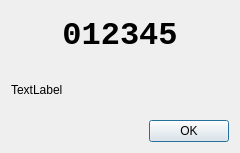
<?xml version="1.0" encoding="UTF-8"?>
<ui version="4.0">
 <class>PinDialog</class>
 <widget class="QDialog" name="PinDialog">
  <property name="geometry">
   <rect>
    <x>0</x>
    <y>0</y>
    <width>240</width>
    <height>153</height>
   </rect>
  </property>
  <property name="minimumSize">
   <size>
    <width>240</width>
    <height>153</height>
   </size>
  </property>
  <property name="maximumSize">
   <size>
    <width>240</width>
    <height>153</height>
   </size>
  </property>
  <property name="windowTitle">
   <string>Enter Pin Code</string>
  </property>
  <property name="windowIcon">
   <iconset>
    <normaloff>../icons/scalable_bluemoon.svg</normaloff>../icons/scalable_bluemoon.svg</iconset>
  </property>
  <layout class="QVBoxLayout" name="verticalLayout">
   <item>
    <widget class="QLabel" name="pin">
     <property name="font">
      <font>
       <family>Monospace</family>
       <pointsize>24</pointsize>
       <weight>75</weight>
       <bold>true</bold>
      </font>
     </property>
     <property name="text">
      <string>012345</string>
     </property>
     <property name="alignment">
      <set>Qt::AlignCenter</set>
     </property>
    </widget>
   </item>
   <item>
    <widget class="QLabel" name="label">
     <property name="text">
      <string>TextLabel</string>
     </property>
    </widget>
   </item>
   <item>
    <widget class="QDialogButtonBox" name="buttonBox">
     <property name="orientation">
      <enum>Qt::Horizontal</enum>
     </property>
     <property name="standardButtons">
      <set>QDialogButtonBox::Ok</set>
     </property>
    </widget>
   </item>
  </layout>
 </widget>
 <resources/>
 <connections>
  <connection>
   <sender>buttonBox</sender>
   <signal>accepted()</signal>
   <receiver>PinDialog</receiver>
   <slot>accept()</slot>
   <hints>
    <hint type="sourcelabel">
     <x>248</x>
     <y>254</y>
    </hint>
    <hint type="destinationlabel">
     <x>157</x>
     <y>274</y>
    </hint>
   </hints>
  </connection>
  <connection>
   <sender>buttonBox</sender>
   <signal>rejected()</signal>
   <receiver>PinDialog</receiver>
   <slot>reject()</slot>
   <hints>
    <hint type="sourcelabel">
     <x>316</x>
     <y>260</y>
    </hint>
    <hint type="destinationlabel">
     <x>286</x>
     <y>274</y>
    </hint>
   </hints>
  </connection>
 </connections>
</ui>
